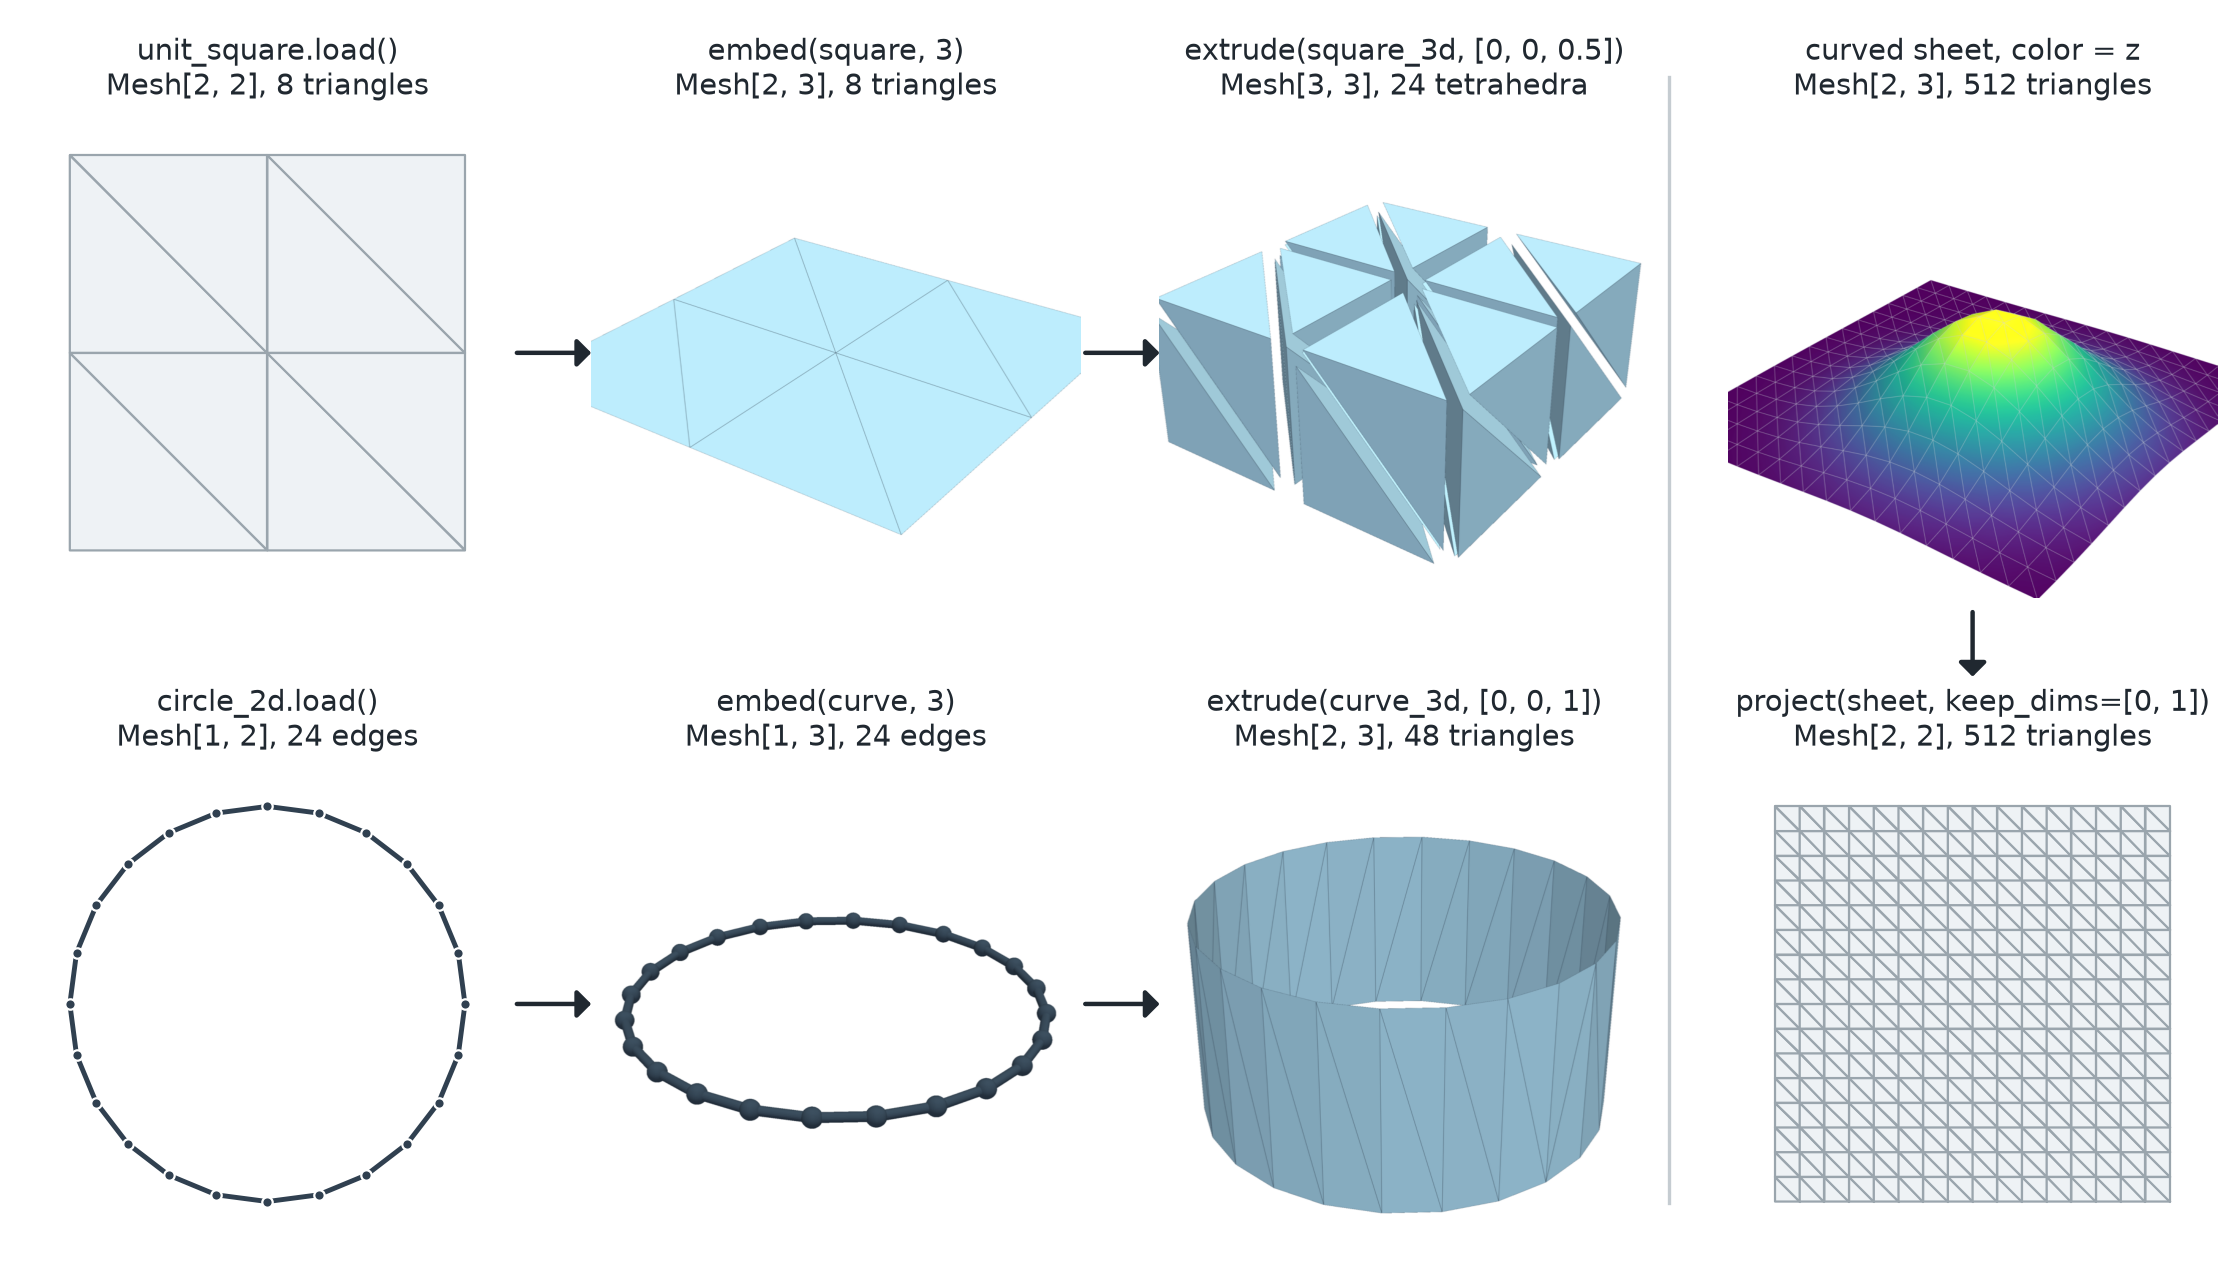

The script that drew this image:
# SPDX-FileCopyrightText: Copyright (c) 2023 - 2026 NVIDIA CORPORATION & AFFILIATES.
# SPDX-FileCopyrightText: All rights reserved.
# SPDX-License-Identifier: Apache-2.0
#
# Licensed under the Apache License, Version 2.0 (the "License");
# you may not use this file except in compliance with the License.
# You may obtain a copy of the License at
#
# http://www.apache.org/licenses/LICENSE-2.0
#
# Unless required by applicable law or agreed to in writing, software
# distributed under the License is distributed on an "AS IS" BASIS,
# WITHOUT WARRANTIES OR CONDITIONS OF ANY KIND, either express or implied.
# See the License for the specific language governing permissions and
# limitations under the License.

"""Show how embed, extrude, and project change the dimensions of a mesh."""

from pathlib import Path

import matplotlib.pyplot as plt
import torch
from _style import (
    EDGE,
    FACE,
    FAINT_EDGE,
    SEQUENTIAL,
    SURFACE,
    SURFACE_EDGE,
    TEXT,
    clean_axis,
    mesh_label,
    render,
    save,
    spheres,
    tubes,
)
from matplotlib.collections import LineCollection, PolyCollection

from physicsnemo.mesh.io import to_pyvista
from physicsnemo.mesh.primitives.curves import circle_2d
from physicsnemo.mesh.primitives.planar import unit_square
from physicsnemo.mesh.primitives.surfaces import plane
from physicsnemo.mesh.projections import embed, extrude, project

OUTPUT = Path(__file__).parent / "projections_embed_extrude.png"

SHADED = {"color": SURFACE, "show_edges": True, "edge_color": SURFACE_EDGE}


def _draw_planar(axis, mesh):
    """Draw a planar triangle mesh or a planar curve in matplotlib."""

    points = mesh.points.numpy()
    segments = points[mesh.cells.numpy()]
    if mesh.n_manifold_dims == 2:
        axis.add_collection(
            PolyCollection(segments, facecolors=FACE, edgecolors=EDGE, linewidths=1.0)
        )
    else:
        axis.add_collection(
            LineCollection(segments, colors=SURFACE_EDGE, linewidths=2.2)
        )
        axis.scatter(
            points[:, 0],
            points[:, 1],
            s=22,
            color=SURFACE_EDGE,
            edgecolor="white",
            linewidth=1.0,
            zorder=5,
        )
    low, high = points.min(axis=0), points.max(axis=0)
    pad = 0.12 * float((high - low).max())
    clean_axis(axis, ((low[0] - pad, high[0] + pad), (low[1] - pad, high[1] + pad)))


def _arrow(axis, start, end):
    """Draw an arrow in the axes-fraction coordinates of ``axis``."""

    axis.annotate(
        "",
        xy=end,
        xytext=start,
        xycoords="axes fraction",
        arrowprops={"arrowstyle": "-|>,head_width=0.4", "color": TEXT, "lw": 2.0},
        annotation_clip=False,
    )


def main():
    """Generate the documentation image."""

    # Row 1: a planar surface gains a spatial axis, then a manifold dimension.
    square = unit_square.load(subdivisions=1)
    square_3d = embed(square, 3)
    prism = extrude(square_3d, vector=[0.0, 0.0, 0.5])

    # Row 2: a planar curve. extrude needs a 3D vector here, so embed comes first.
    curve = circle_2d.load(n_points=24)
    curve_3d = embed(curve, 3)
    tube = extrude(curve_3d, vector=[0.0, 0.0, 1.0])

    # Column 4: a curved sheet loses its height under project.
    sheet = plane.load(size=2.0, subdivisions=16)
    xy = sheet.points[:, :2]
    height = 0.55 * torch.exp(-(xy - torch.tensor([0.2, -0.1])).square().sum(-1) / 0.3)
    sheet = sheet.with_points(
        sheet.points + height[:, None] * torch.tensor([0.0, 0.0, 1.0])
    )
    shadow = project(sheet, keep_dims=[0, 1])

    sheet_pv = to_pyvista(sheet)
    sheet_pv.point_data["z"] = sheet.points[:, 2].numpy()
    images = {
        "square_3d": render([(to_pyvista(square_3d), SHADED)], zoom=1.15),
        "prism": render([(to_pyvista(prism).shrink(0.8), SHADED)], zoom=0.95),
        "curve_3d": render(
            [
                (tubes(to_pyvista(curve_3d), 0.022), {"color": SURFACE_EDGE}),
                (spheres(curve_3d.points.numpy(), 0.045), {"color": SURFACE_EDGE}),
            ],
            zoom=1.15,
        ),
        "tube": render(
            [(to_pyvista(tube).compute_normals(auto_orient_normals=True), SHADED)],
            zoom=1.15,
        ),
        "sheet": render(
            [
                (
                    sheet_pv,
                    {
                        "scalars": "z",
                        "cmap": SEQUENTIAL,
                        "show_edges": True,
                        "edge_color": FAINT_EDGE,
                        "show_scalar_bar": False,
                    },
                )
            ],
            zoom=1.2,
        ),
    }

    figure, axes = plt.subplots(
        2, 4, figsize=(14.0, 8.0), gridspec_kw={"wspace": 0.16, "hspace": 0.3}
    )
    panels = [
        (axes[0, 0], square, "unit_square.load()", "triangles"),
        (axes[0, 1], images["square_3d"], "embed(square, 3)", "triangles"),
        (axes[0, 2], images["prism"], "extrude(square_3d, [0, 0, 0.5])", "tetrahedra"),
        (axes[1, 0], curve, "circle_2d.load()", "edges"),
        (axes[1, 1], images["curve_3d"], "embed(curve, 3)", "edges"),
        (axes[1, 2], images["tube"], "extrude(curve_3d, [0, 0, 1])", "triangles"),
        (axes[0, 3], images["sheet"], "curved sheet, color = z", "triangles"),
        (axes[1, 3], shadow, "project(sheet, keep_dims=[0, 1])", "triangles"),
    ]
    meshes = {
        id(axes[0, 1]): square_3d,
        id(axes[0, 2]): prism,
        id(axes[1, 1]): curve_3d,
        id(axes[1, 2]): tube,
        id(axes[0, 3]): sheet,
    }
    for axis, content, call, noun in panels:
        if hasattr(content, "points"):
            _draw_planar(axis, content)
            mesh = content
        else:
            axis.imshow(content[50:-50, 50:-50])
            axis.set_axis_off()
            mesh = meshes[id(axis)]
        axis.set_title(f"{call}\n{mesh_label(mesh, noun)}")

    for row in range(2):
        for column in range(2):
            _arrow(axes[row, column], (1.0, 0.5), (1.17, 0.5))
    _arrow(axes[0, 3], (0.5, -0.02), (0.5, -0.17))
    # A rule sets the lossy column apart from the lossless chains.
    figure.add_artist(
        plt.Line2D([0.745, 0.745], [0.06, 0.94], color=FAINT_EDGE, linewidth=1.5)
    )

    figure.subplots_adjust(left=0.01, right=0.99, bottom=0.02, top=0.92)
    save(figure, OUTPUT, full_color=True)


if __name__ == "__main__":
    main()
